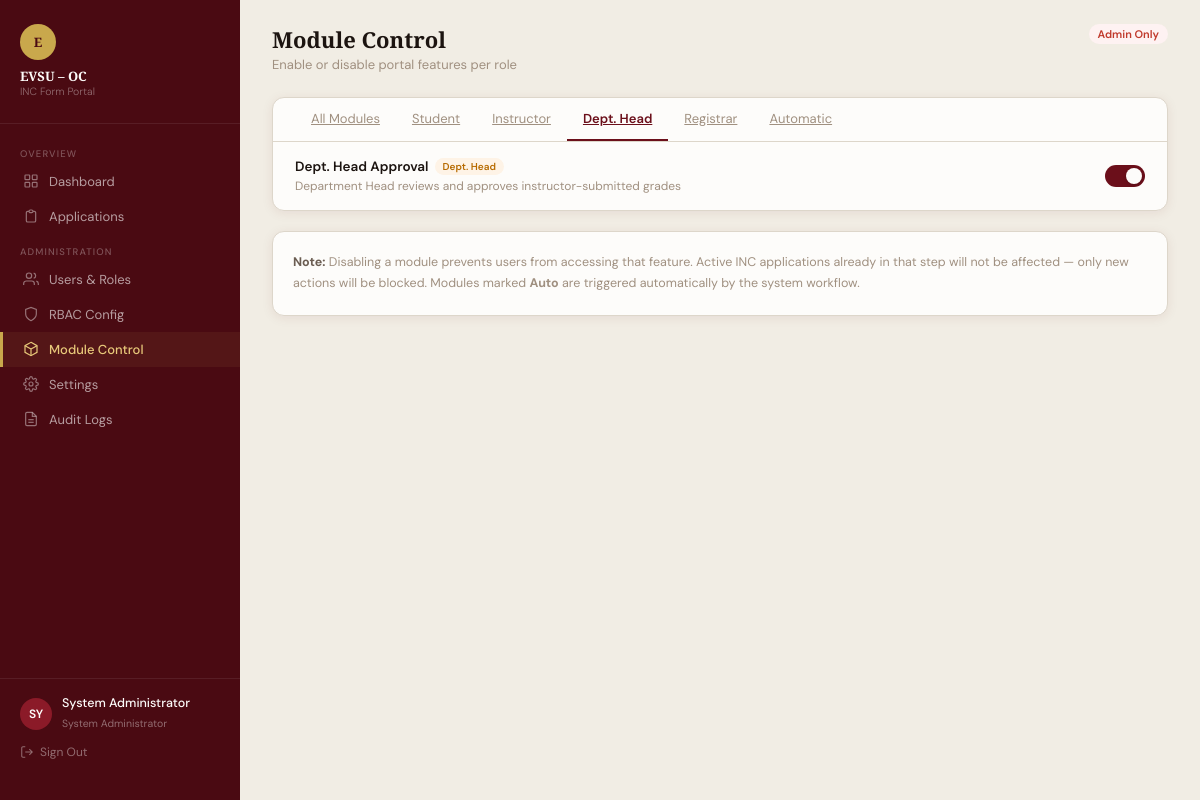
The app's page /admin/modules.php?tab=dept_head (signed in) with its own data.
### tables this page shows
CREATE TABLE IF NOT EXISTS modules (
    id INT AUTO_INCREMENT PRIMARY KEY,
    module_key VARCHAR(60) NOT NULL UNIQUE,
    module_name VARCHAR(120) NOT NULL,
    description TEXT,
    target_role VARCHAR(40) NULL,
    is_enabled TINYINT(1) NOT NULL DEFAULT 1,
    updated_by INT NULL,
    updated_at TIMESTAMP DEFAULT CURRENT_TIMESTAMP ON UPDATE CURRENT_TIMESTAMP,
    FOREIGN KEY (updated_by) REFERENCES users(id) ON DELETE SET NULL
);

### includes/auth.php (called while the page is built, shortened)
<?php
function h(string $s): string {
    return htmlspecialchars($s, ENT_QUOTES | ENT_HTML5, 'UTF-8');
}

### admin/modules.php (the view, shortened to what this page needs)
<?php
require_once __DIR__ . '/../includes/auth.php';
$pdo = getDB();
$modules = $pdo->query("SELECT * FROM modules ORDER BY id")->fetchAll();
include __DIR__ . '/../includes/head.php';
?>
<body>
<div class="layout">
<?php include __DIR__ . '/../includes/admin_sidebar.php'; ?>
<main class="main-content">
  <div class="top-bar">
    <div>
      <h2>Module Control</h2>
      <p>Enable or disable portal features per role</p>
    </div>
    <span class="badge badge-danger">Admin Only</span>
  </div>
  <div class="content-card">
    <?php
    $tabs = ['all'=>'All Modules','student'=>'Student','instructor'=>'Instructor','dept_head'=>'Dept. Head','registrar'=>'Registrar','auto'=>'Automatic'];
    $activeTab = $_GET['tab'] ?? 'all';
    ?>
    <div class="tab-row" style="padding:0 1.375rem;">
      <?php foreach ($tabs as $tk => $tl): ?>
      <a href="?tab=<?= $tk ?>" class="tab <?= $activeTab===$tk?'active':'' ?>"><?= $tl ?></a>
      <?php endforeach; ?>
    </div>
    <?php foreach ($modules as $m):
      if ($activeTab !== 'all' && $m['target_role'] !== $activeTab) continue;
      $roleChipMap = ['student'=>'rc-student','instructor'=>'rc-instructor','dept_head'=>'rc-dept_head','registrar'=>'rc-registrar','auto'=>''];
      $roleLabel = ['student'=>'Student','instructor'=>'Instructor','dept_head'=>'Dept. Head','registrar'=>'Registrar','auto'=>'Auto'];
    ?>
    <form method="POST" action="" class="module-row">
      <div class="module-info">
        <h4>
          <?= h($m['module_name']) ?>
          <?php if ($m['target_role']): ?>
          <span class="role-chip <?= $roleChipMap[$m['target_role']] ?? 'badge-gray' ?>" style="font-size:10px;">
            <?= $roleLabel[$m['target_role']] ?? $m['target_role'] ?>
          </span>
          <?php endif; ?>
        </h4>
        <p><?= h($m['description']) ?></p>
      </div>
      <label class="toggle" title="<?= $m['is_enabled'] ? 'Click to disable' : 'Click to enable' ?>">
        <div class="toggle-track"></div>
        <div class="toggle-thumb" style="left:<?= $m['is_enabled']?'21':'3' ?>px"></div>
      </label>
    </form>
    <?php endforeach; ?>
  </div>
  <div class="content-card" style="padding:1.25rem;">
    <p style="font-size:12.5px;color:var(--gray-400);line-height:1.7;">
      <strong style="color:var(--gray-600);">Note:</strong> Disabling a module prevents users from accessing that feature. Active INC applications already in that step will not be affected — only new actions will be blocked. Modules marked <strong>Auto</strong> are triggered automatically by the system workflow.
    </p>
  </div>
</main>
</div>
</body>
</html>

### includes/head.php (style rules this page uses)
*, *::before, *::after { box-sizing: border-box; margin: 0; padding: 0; }
:root { --maroon: #6B0F1A; --maroon-dark: #4A0A12; --maroon-light: #8B1A28; --gold: #C9A84C; --gold-light: #E8C97A; --gold-pale: #F5EDD3; --white: #FDFCFA; --off-white: #F8F5EE; --gray-100: #F1EDE4; --gray-200: #DDD6CA; --gray-400: #A09080; --gray-600: #6B5D52; --gray-900: #1C1410; --radius: 12px; --radius-sm: 8px; --shadow: 0 2px 12px rgba(107,15,26,0.08); --shadow-md: 0 8px 32px rgba(107,15,26,0.12); --success: #2A6E1A; --danger: #C0392B; --info: #1B5FA3; }
body { font-family: 'DM Sans', sans-serif; background: var(--off-white); color: var(--gray-900); min-height: 100vh; }
.layout { display: flex; min-height: 100vh; }
.main-content { flex: 1; padding: 1.5rem 2rem; min-width: 0; background: var(--gray-100); }
.top-bar { display: flex; align-items: flex-start; justify-content: space-between; margin-bottom: 1.5rem; flex-wrap: wrap; gap: 0.75rem; }
.top-bar h2 { font-family: 'Playfair Display', serif; font-size: 22px; color: var(--gray-900); }
.top-bar p { font-size: 13px; color: var(--gray-400); margin-top: 2px; }
.content-card { background: var(--white); border: 1px solid var(--gray-200); border-radius: var(--radius); box-shadow: var(--shadow); margin-bottom: 1.25rem; overflow: hidden; }
.badge { display: inline-flex; align-items: center; font-size: 11px; font-weight: 600; padding: 3px 9px; border-radius: 100px; }
.badge-danger { background: #FEF2F2; color: var(--danger); }
.role-chip { display: inline-flex; font-size: 10.5px; font-weight: 600; padding: 2px 8px; border-radius: 100px; }
.rc-dept_head { background: #FEF3E6; color: #B76B00; }
.toggle { position: relative; width: 40px; height: 22px; flex-shrink: 0; cursor: pointer; }
.toggle-track { position: absolute; inset: 0; background: var(--gray-200); border-radius: 11px; transition: background 0.2s; }
.toggle input:checked + .toggle-track { background: var(--maroon); }
.toggle-thumb { position: absolute; top: 3px; left: 3px; width: 16px; height: 16px; background: var(--white); border-radius: 50%; transition: left 0.2s; box-shadow: 0 1px 3px rgba(0,0,0,0.2); }
.toggle input:checked ~ .toggle-thumb { left: 21px; }
.module-row { display: flex; align-items: center; justify-content: space-between; padding: 1rem 1.375rem; border-bottom: 1px solid var(--gray-100); gap: 1rem; }
.module-row:last-child { border-bottom: none; }
.module-info h4 { font-size: 13.5px; font-weight: 600; color: var(--gray-900); margin-bottom: 3px; display: flex; align-items: center; flex-wrap: wrap; gap: 6px; }
.module-info p { font-size: 12px; color: var(--gray-400); }
.tab-row { display: flex; gap: 0; border-bottom: 1px solid var(--gray-200); padding: 0 1.375rem; }
.tab { padding: 0.75rem 1rem; font-size: 13px; color: var(--gray-400); cursor: pointer; border-bottom: 2px solid transparent; transition: color 0.15s; }
.tab.active { color: var(--maroon); border-bottom-color: var(--maroon); font-weight: 600; }

### records on screen
modules: module_name "Dept. Head Approval", target_role "Dept. Head", description "Department Head reviews and approves instructor-submitted grades", is_enabled 1 (drawn)

### other values on screen
$initials "SY"
$_SESSION['full_name'] "System Administrator"
$tl "All Modules"
$tl "Student"
$tl "Instructor"
$tl "Dept. Head"
$tl "Registrar"
$tl "Automatic"
